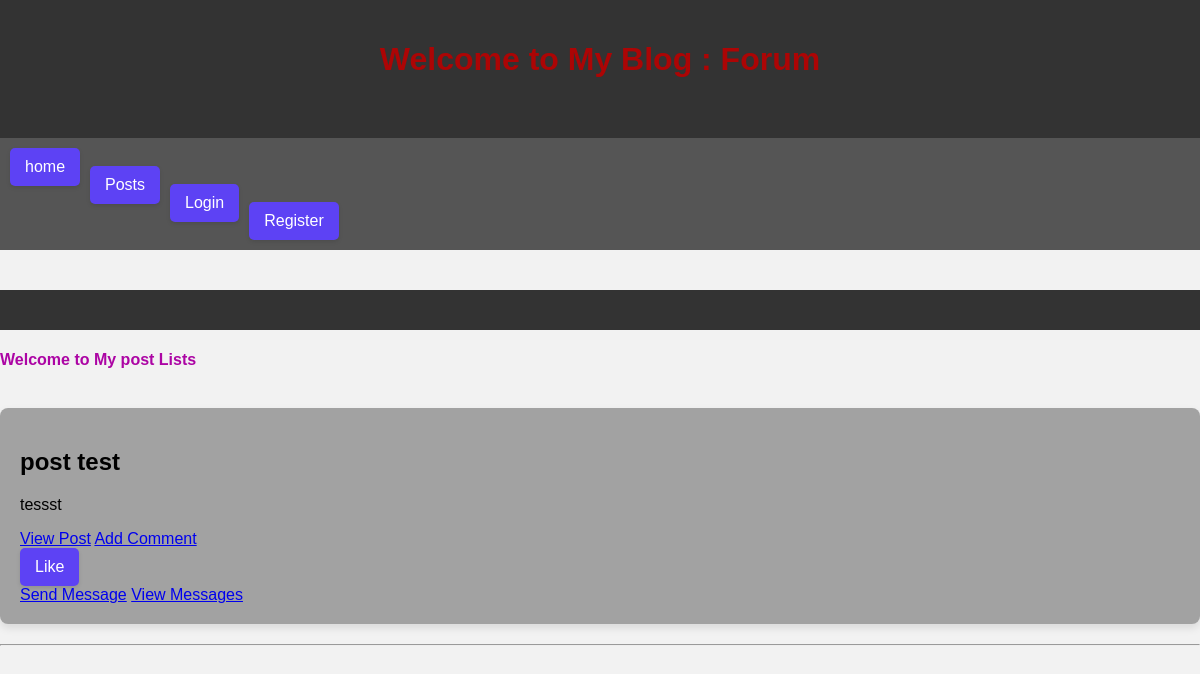
Page /post_list/ on the earlier database version.
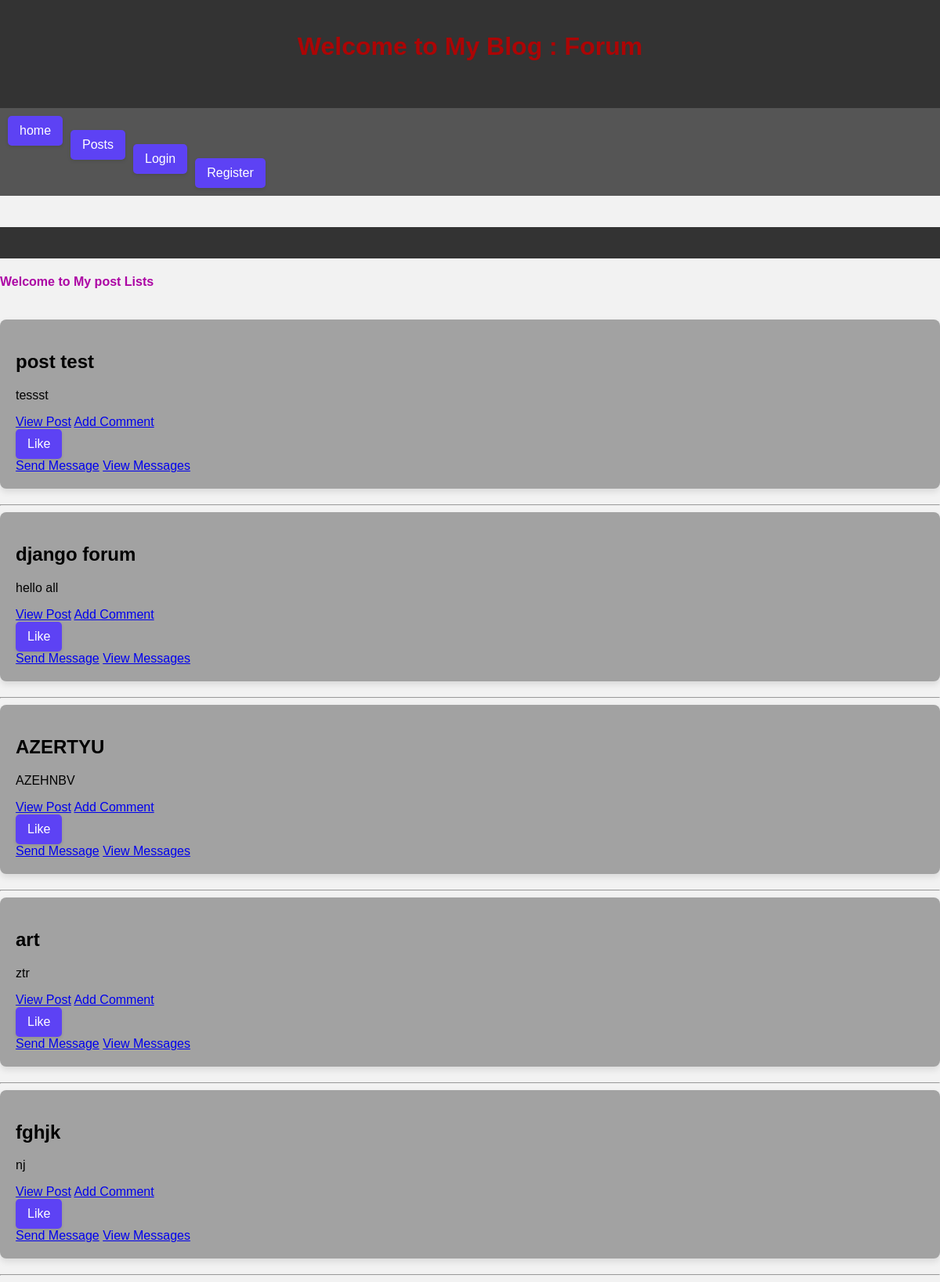
Same page on the later database version.
### gestion_blog/models.py (models this page shows, shortened)
class Post(models.Model):
    title = models.CharField(max_length=200)
    content = models.TextField()
    pub_date = models.DateTimeField(auto_now_add=True)
    author = models.ForeignKey(User, on_delete=models.CASCADE)
    slug = models.SlugField(unique=True)
    likes = models.PositiveIntegerField(default=0)

### gestion_blog/views.py (the view)
# urls.py: path('post_list/', views.post_list, name='post_list'),
def post_list(request):
    posts = Post.objects.all()
    comment_urls = {}
    for post in posts:
        if post.slug:
            comment_urls[post.slug] = reverse('add_comment', kwargs={'slug': post.slug})
    context = {'posts': posts, 'comment_urls': comment_urls}
    return render(request, 'gestion_blog/post_list.html', context)

### gestion_blog/templates/gestion_blog/post_list.html (shortened to what this page needs)
{% load static %}
<!DOCTYPE html>
<html lang="en">
<head>
    <link rel="stylesheet" href="{% static 'gestion_blog/styles.css' %}">
    {% include 'gestion_blog/base.html' %}
</head>
<body>
    {% block header %}
    <h4> Welcome to My post Lists </h4>
    <br>
    {% endblock %}
    {% block content %}
    {% for post in posts %}
        <div class="post-container">
            <h2>{{ post.title }}</h2>
            <p>{{ post.content }}</p>
            <a href="{% url 'post_detail' slug=post.slug %}">View Post</a>
            <a href="{% url 'add_comment' slug=post.slug %}" target="_blank">Add Comment</a>
            <button class="like-button" data-post-slug="{{ post.slug }}">Like</button>
            <a href="{% url 'send_message' recipient_username=user.username %}">Send Message</a>
            <a href="{% url 'view_messages' %}">View Messages</a>
        </div>
        <hr>
    {% endfor %}
    {% endblock %}
</body>
</html>

Differences in the rows shown:
added Post: title "django forum", content "hello all"
added Post: title "AZERTYU", content "AZEHNBV"
added Post: title "art", content "ztr"
added Post: title "fghjk", content "nj"
